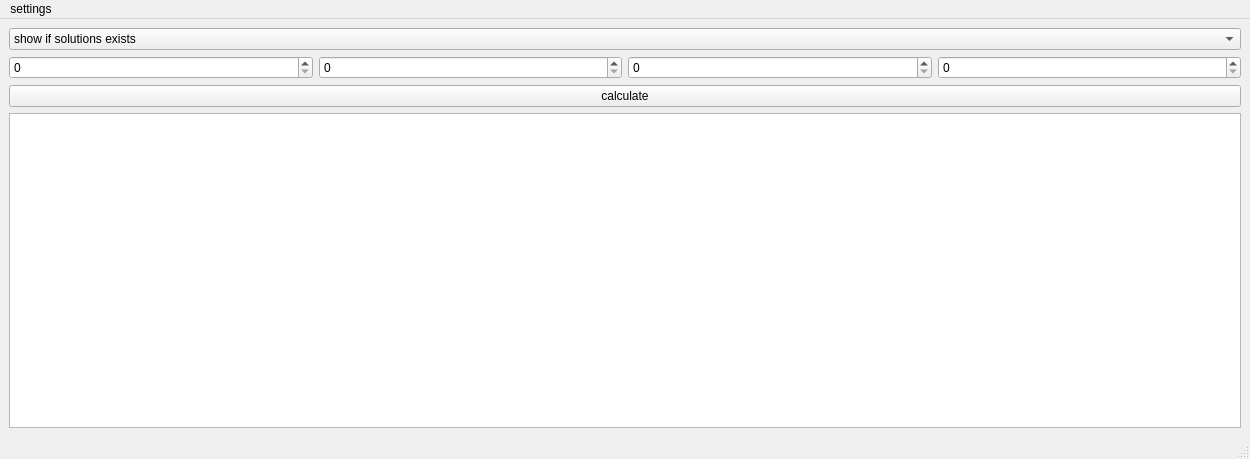
<?xml version="1.0" encoding="UTF-8"?>
<ui version="4.0">
 <class>MainWindow</class>
 <widget class="QMainWindow" name="MainWindow">
  <property name="geometry">
   <rect>
    <x>0</x>
    <y>0</y>
    <width>1250</width>
    <height>459</height>
   </rect>
  </property>
  <property name="sizePolicy">
   <sizepolicy hsizetype="MinimumExpanding" vsizetype="Expanding">
    <horstretch>0</horstretch>
    <verstretch>0</verstretch>
   </sizepolicy>
  </property>
  <property name="windowTitle">
   <string>MainWindow</string>
  </property>
  <widget class="QWidget" name="centralwidget">
   <property name="sizePolicy">
    <sizepolicy hsizetype="Expanding" vsizetype="Expanding">
     <horstretch>0</horstretch>
     <verstretch>0</verstretch>
    </sizepolicy>
   </property>
   <layout class="QGridLayout" name="gridLayout">
    <item row="0" column="0">
     <layout class="QVBoxLayout" name="verticalLayout">
      <property name="sizeConstraint">
       <enum>QLayout::SetDefaultConstraint</enum>
      </property>
      <item>
       <widget class="QComboBox" name="comboBox">
        <property name="sizePolicy">
         <sizepolicy hsizetype="Expanding" vsizetype="Fixed">
          <horstretch>0</horstretch>
          <verstretch>0</verstretch>
         </sizepolicy>
        </property>
        <item>
         <property name="text">
          <string>show if solutions exists</string>
         </property>
        </item>
        <item>
         <property name="text">
          <string>show only the number of solutions</string>
         </property>
        </item>
        <item>
         <property name="text">
          <string>spoiler</string>
         </property>
        </item>
       </widget>
      </item>
      <item>
       <layout class="QHBoxLayout" name="horizontalLayout_2">
        <item>
         <widget class="QSpinBox" name="spinBox_A">
          <property name="sizePolicy">
           <sizepolicy hsizetype="Expanding" vsizetype="Fixed">
            <horstretch>0</horstretch>
            <verstretch>0</verstretch>
           </sizepolicy>
          </property>
          <property name="maximum">
           <number>9</number>
          </property>
         </widget>
        </item>
        <item>
         <widget class="QSpinBox" name="spinBox_B">
          <property name="sizePolicy">
           <sizepolicy hsizetype="Expanding" vsizetype="Fixed">
            <horstretch>0</horstretch>
            <verstretch>0</verstretch>
           </sizepolicy>
          </property>
          <property name="maximum">
           <number>9</number>
          </property>
         </widget>
        </item>
        <item>
         <widget class="QSpinBox" name="spinBox_C">
          <property name="sizePolicy">
           <sizepolicy hsizetype="Expanding" vsizetype="Fixed">
            <horstretch>0</horstretch>
            <verstretch>0</verstretch>
           </sizepolicy>
          </property>
          <property name="maximum">
           <number>9</number>
          </property>
         </widget>
        </item>
        <item>
         <widget class="QSpinBox" name="spinBox_D">
          <property name="sizePolicy">
           <sizepolicy hsizetype="Expanding" vsizetype="Fixed">
            <horstretch>0</horstretch>
            <verstretch>0</verstretch>
           </sizepolicy>
          </property>
          <property name="maximum">
           <number>9</number>
          </property>
         </widget>
        </item>
       </layout>
      </item>
      <item>
       <widget class="QPushButton" name="pushButton">
        <property name="sizePolicy">
         <sizepolicy hsizetype="Expanding" vsizetype="Fixed">
          <horstretch>0</horstretch>
          <verstretch>0</verstretch>
         </sizepolicy>
        </property>
        <property name="text">
         <string>calculate</string>
        </property>
       </widget>
      </item>
      <item>
       <widget class="QTextEdit" name="textEdit">
        <property name="readOnly">
         <bool>true</bool>
        </property>
       </widget>
      </item>
     </layout>
    </item>
   </layout>
  </widget>
  <widget class="QMenuBar" name="menubar">
   <property name="geometry">
    <rect>
     <x>0</x>
     <y>0</y>
     <width>1250</width>
     <height>28</height>
    </rect>
   </property>
   <widget class="QMenu" name="menusettings">
    <property name="title">
     <string>settings</string>
    </property>
    <addaction name="actionone_line_expressions"/>
    <addaction name="actiontry_every_permutation"/>
   </widget>
   <addaction name="menusettings"/>
  </widget>
  <widget class="QStatusBar" name="statusbar"/>
  <action name="actionone_line_expressions">
   <property name="checkable">
    <bool>true</bool>
   </property>
   <property name="text">
    <string>one-line expressions</string>
   </property>
  </action>
  <action name="actiontry_every_permutation">
   <property name="checkable">
    <bool>true</bool>
   </property>
   <property name="text">
    <string>try every permutation</string>
   </property>
  </action>
 </widget>
 <resources/>
 <connections/>
</ui>
